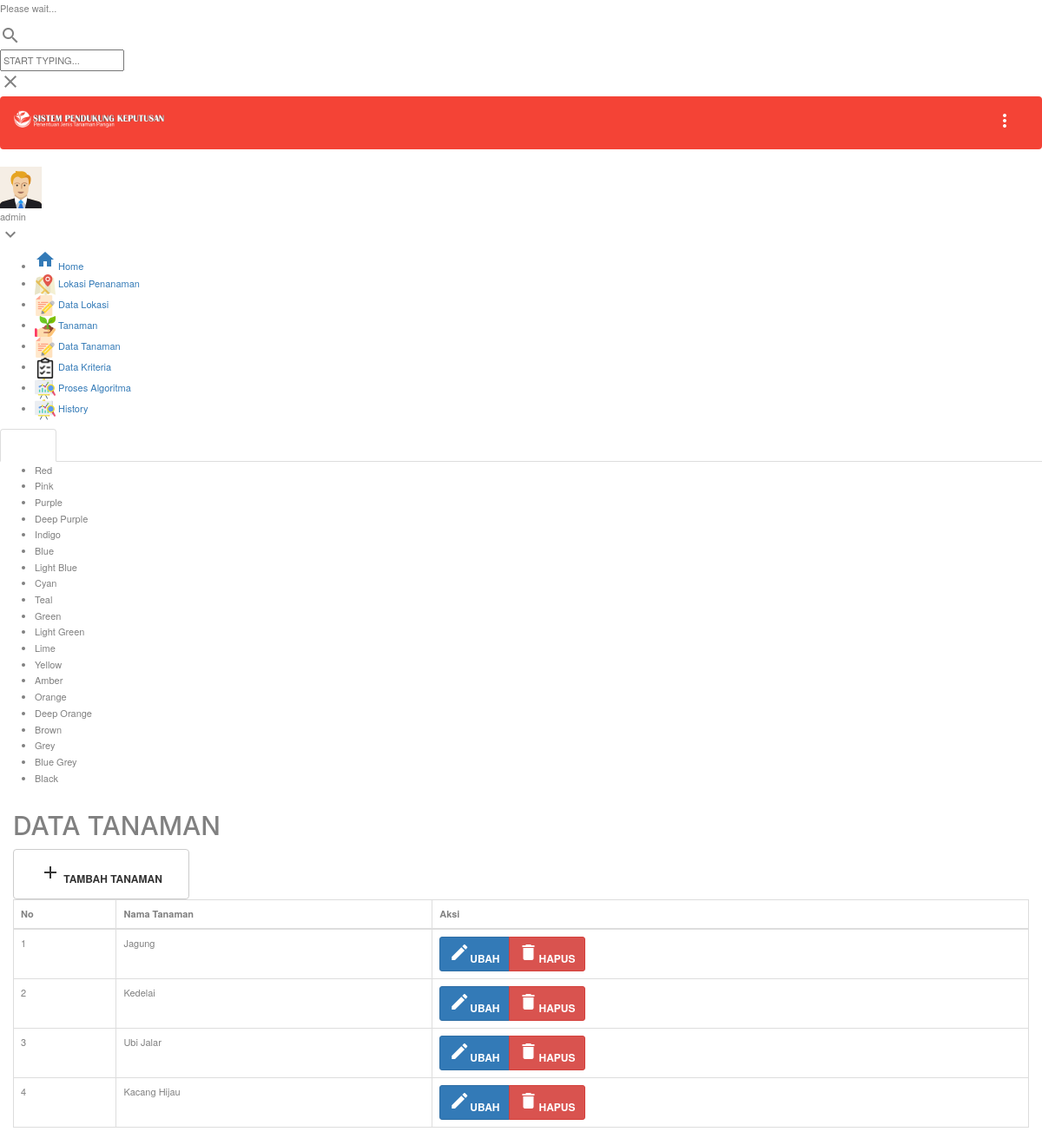
Page /admin/data_tanaman.php (signed in) on the earlier database version.
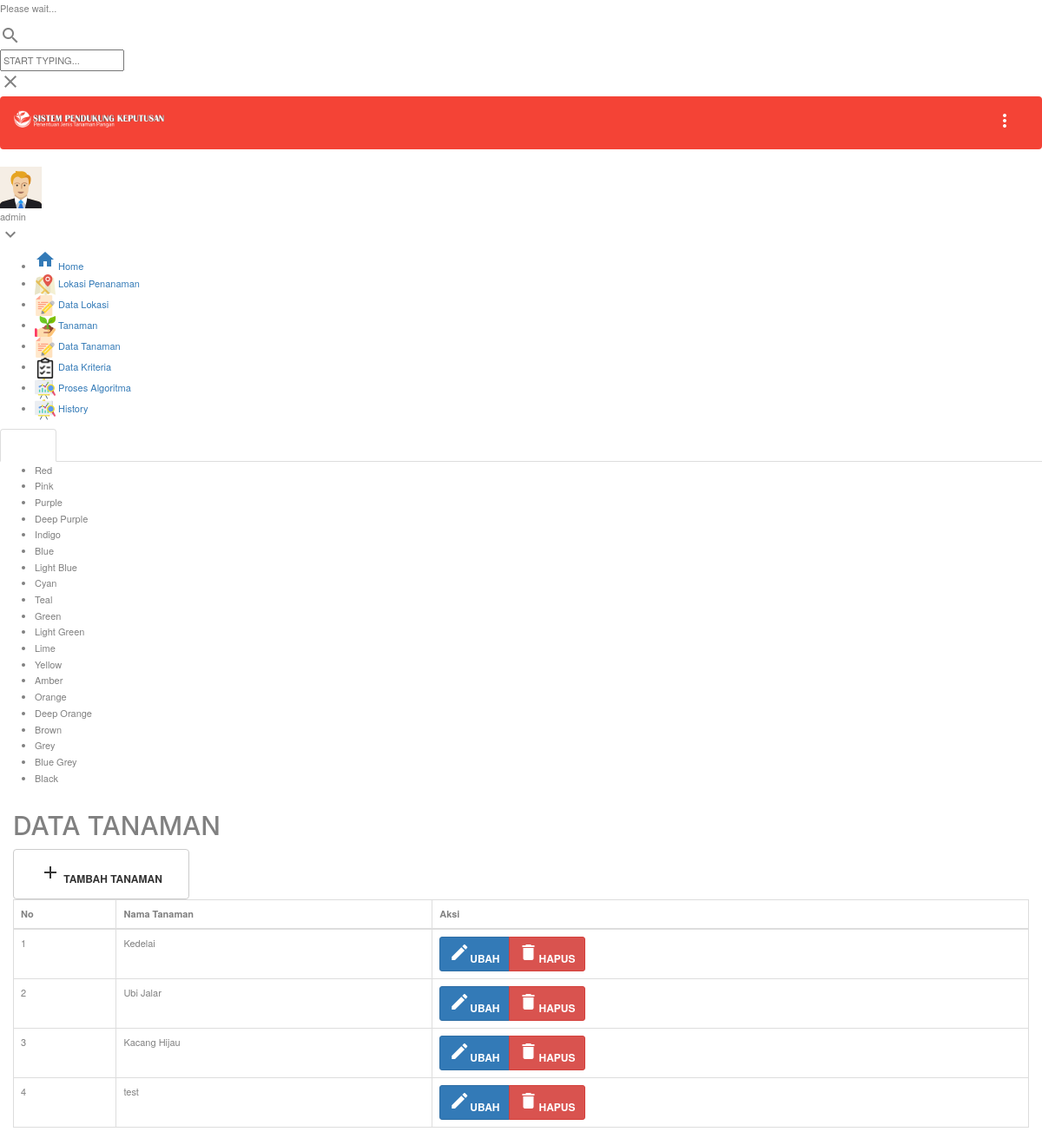
Same page on the later database version.
### tables this page shows
CREATE TABLE `tb_alternatif` (
  `id_alternative` varchar(5) NOT NULL,
  `name` varchar(30) NOT NULL
);

### admin/data_tanaman.php (the view, shortened to what this page needs)
<?php include_once 'atribut/head.php'; ?>
<div class="page-loader-wrapper">
    <div class="loader">
        <p>Please wait...</p>
    </div>
</div>
<div class="search-bar">
    <div class="search-icon">
        <i class="material-icons">search</i>
    </div>
    <input type="text" placeholder="START TYPING...">
    <div class="close-search">
        <i class="material-icons">close</i>
    </div>
</div>
<?php include_once 'atribut/menu.php'; ?>
    <section class="content">
        <div class="container-fluid">
            <div class="row clearfix">
                <div class="col-lg-12 col-md-12 col-sm-12 col-xs-12">
                    <div class="card">
                        <div class="header">
                            <h2>
                                DATA TANAMAN
                            </h2>
                        </div>
                        <div class="body">
                            <div class="row clearfix">
                                <div class="col-lg-12 col-md-12 col-sm-12 col-xs-12">
                                    <div class="card">
                                        <div class="header">
                                           <button type="button" class="btn btn-default waves-effect" data-toggle="modal" data-target="#smallModal">
                                            <i class="material-icons">add</i>
                                            <span>Tambah Tanaman</span>
                                        </button>
                                    </div>
                                    <div class="body table-responsive">
                                        <table class="table table-bordered">
                                            <thead>
                                                <tr>
                                                    <th>No</th>
                                                    <th>Nama Tanaman</th>
                                                    <th>Aksi</th>
                                                </tr>
                                            </thead>
                                            <tbody>
                                                <?php
                                                $no = 1;
                                                $sql = "SELECT * FROM tb_alternatif";
                                                $query = $connect->query($sql);
                                                while ($row = $query->fetch_array()) {
                                                    echo "<tr>";
                                                    echo "<td>".$no++."</td>";
                                                    echo "<td>".$row['name']."</td>";
                                                    echo "<td>
                                                    <div class='btn-group btn-group-sm' role='group' aria-label='Small button group'>
                                                    <a href='#editmodal' class='btn btn-primary waves-effect' data-toggle='modal' data-id=".$row['id_alternative']."><i class='material-icons'>edit</i>Ubah</a>
                                                    <a href='data_tanaman_hapus.php?id_tanaman=".$row['id_alternative']."' class='btn btn-danger waves-effect'><i class='material-icons'>delete</i>Hapus</a>
                                                    </div>
                                                    </td>";
                                                    echo "</tr>";
                                                }
                                                ?>
                                            </tbody>
                                        </table>
                                    </div>
                                </div>
                            </div>
                        </div>
                    </div>
                </div>
            </div>
        </div>
  </div>
</section>
<?php include_once 'atribut/foot.php'; ?>

Differences in the rows shown:
removed tb_alternatif: name "Jagung"
added tb_alternatif: name "test"
